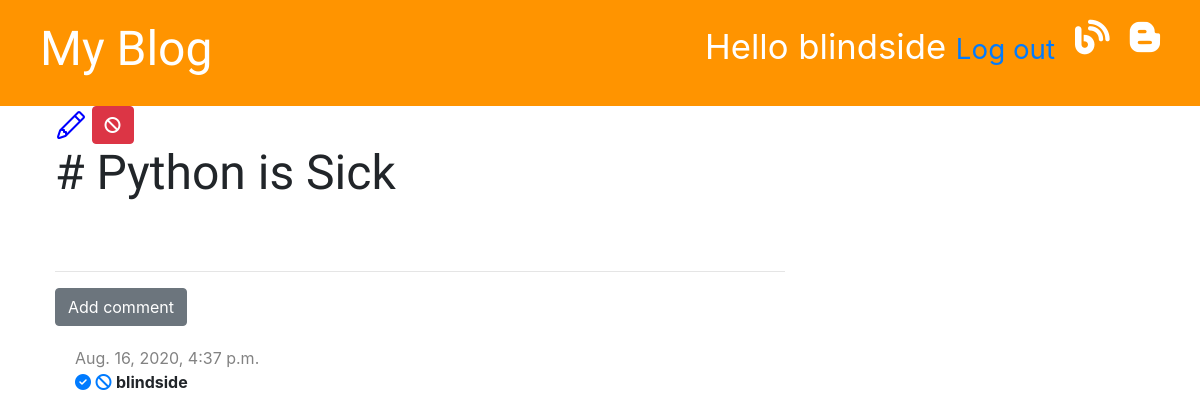
/post/9/ (signed in), run on the app's committed database.
### blog/models.py (models this page shows, shortened)
class Post(models.Model):
    author = models.ForeignKey('auth.User', on_delete=models.CASCADE)
    title = models.CharField(max_length=200)
    text = models.TextField()
    created_date = models.DateTimeField(default= timezone.now)
    published_date = models.DateTimeField(blank=True, null=True)

class Comment(models.Model):
    post = models.ForeignKey('blog.Post', on_delete=models.CASCADE, related_name='comments')
    author = models.CharField(max_length=300)
    text = models.TextField()
    created_date = models.DateTimeField(default=timezone.now)
    approved = models.BooleanField(default=False)

### blog/views.py (the view)
# urls.py: path('post/<int:pk>/', views.post_detail, name='post_detail'),
def post_detail(request, pk):
    post = get_object_or_404(Post, pk=pk)
    stuff_for_frontend = {'post': post}
    return render(request, 'blog/post_detail.html', stuff_for_frontend)

### blog/templatetags/markdownify.py (called while the page is built)
@register.filter
def markdown(value):
    renderer = HighlightRenderer()
    markdown = mistune.Markdown(renderer=renderer)
    return markdown(value)

### blog/templates/blog/post_detail.html (shortened to what this page needs)
{% extends 'blog/base.html' %}
{% load markdownify %}
{% block content %}
     <div class="post">
         {% if user.is_authenticated %}
             <a href="{% url 'post_edit' pk=post.pk %}"></a>
            <a href="{% url 'post_delete' pk=post.pk %}" class="btn btn-danger"
            onclick="return confirm('Are you sure you want to delete this post?')"><i class="fas fa-ban"></i></a>
         {% endif %}
        <h1>{{ post.title }}</h1>
     </div>
    <hr>
    <a href="{% url 'add_comment_to_post' pk=post.pk %}" class="btn btn-secondary">Add comment</a>
    {% for comment in post.comments.all %}
        {% if user.is_authenticated or comment.approved %}
            <div class="comment">
                <div class="date">
                    {{ comment.created_date }}
                </div>
                {% if not comment.approved and user.is_superuser %}
                    <a href="{% url 'comment_approve' pk=comment.pk %}"><i class="fas fa-check-circle"></i></i></a>
                    <a href="{% url 'comment_remove' pk=comment.pk %}"><i class="fas fa-ban"></i></a>
                {% endif %}
                <strong>{{ comment.author }}</strong>
            </div>
        {% endif %}
    {% empty %}
        <p>No comments yet...</p>
    {% endfor %}
{% endblock %}

### blog/templates/blog/base.html (shortened to what this page needs)
{% load static %}
<!DOCTYPE html>
<html lang="en">
<head>
    <link rel="stylesheet" href="https://stackpath.bootstrapcdn.com/bootstrap/4.5.2/css/bootstrap.min.css"
>
    <link rel="stylesheet" href="{% static 'css/blog.css' %}">
    <link rel="stylesheet" href="{% static 'css/zenburn.css' %}">
</head>
<body>
    <div class="page-header">
        {% if user.is_authenticated %}
            <a href="{% url "post_draft_list" %}"><i class="fab fa-blogger-b 3x top-menu"></i></a>
            <a href="{% url "post_new" %}"><i class="fas fa-blog top-menu"></i></a>
            <p class="top-menu">Hello {{ user.username }} <small><a href="{% url 'logout' %}">Log out</a></small></p>
        {% else %}
            <a href="{% url 'login' %}"  class="top-menu"><i class="fas fa-sign-in-alt"></i></a>
        {% endif %}
        <h1><a href="{% url 'post_list' %}">My Blog</a></h1>
    </div>
    <div class="content container">
        <div class="row">
            <div class="col-md-8">
                {% block content %}
                {% endblock %}
            </div>
        </div>
    </div>
</body>
</html>

### blog/static/css/blog.css (style rules this page uses)
.page-header { background-color: #ff9400; margin-top: 0; padding: 20px 20px 20px 40px; }
.page-header h1, .page-header h1 a { color: #ffffff; font-size: 36pt; text-decoration: none; }
.date { color: #828282; }
.post { margin-bottom: 70px; }
h1, h2, h3, h4 { font-family: 'Tangerine', 'Inconsolata', 'Droid Sans', serif; font-size: 48px; }
.content { margin-left: 40px; }
.top-menu { color: #ffffff; float: right; font-size: 26pt; margin-right: 20px; }
.comment { margin: 20px 0px 20px 20px; }

### data on the page
Post: title "# Python is Sick"
Comment: created_date "Aug. 16, 2020, 4:37 p.m.", approved False (drawn), author "blindside"

### other printed values
{{ user.username }} "blindside"
